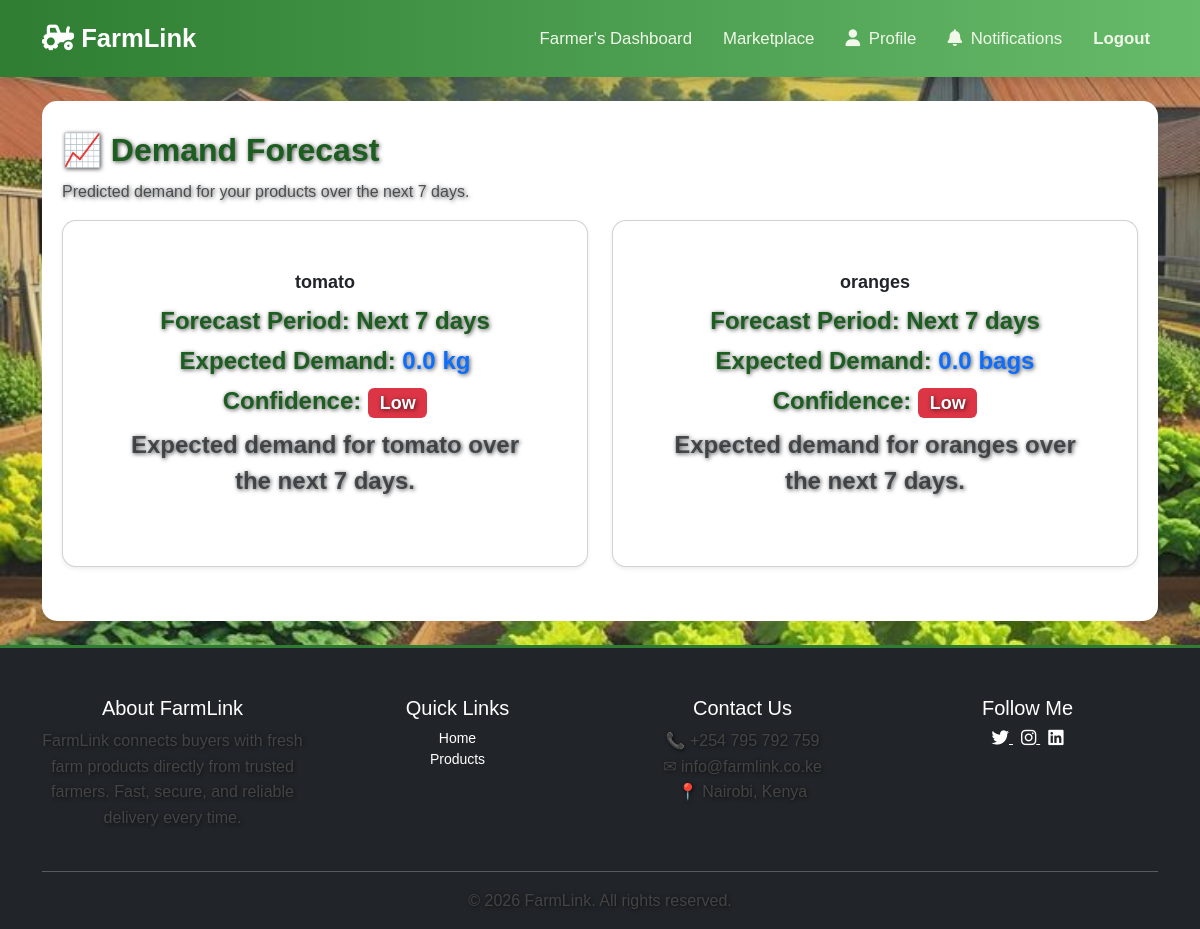
The app's page /ai/demand-forecast/ (signed in) with its own data.
### accounts/models.py (models this page shows, shortened)
class Product(models.Model):
    CATEGORIES = [
        ('vegetables', 'Vegetables'),
        ('fruits', 'Fruits'),
        ('grains', 'Grains'),
        ('dairy', 'Dairy'),
        ('poultry', 'Poultry'),
        ('other', 'Other'),
    ]
    farmer = models.ForeignKey(User, on_delete=models.CASCADE, related_name='products')
    name = models.CharField(max_length=100)
    category = models.CharField(max_length=20, choices=CATEGORIES)
    quantity = models.DecimalField(max_digits=10, decimal_places=2)
    unit = models.CharField(max_length=20, default='kg')
    price_per_unit = models.DecimalField(max_digits=10, decimal_places=2)
    description = models.TextField(blank=True)   # optional improvement
    image = models.ImageField(upload_to='product_images/', blank=True, null=True)
    created_at = models.DateTimeField(auto_now_add=True)
    is_available = models.BooleanField(default=True)

### accounts/views.py (the view)
# urls.py: path('ai/demand-forecast/', views.demand_forecast, name='demand_forecast'),
@login_required
def demand_forecast(request):
    profile = getattr(request.user, 'profile', None)
    if not profile or not profile.is_farmer():
        messages.error(request, 'Access denied.')
        return redirect('home')
    products = Product.objects.filter(farmer=request.user)
    forecasts = []
    for product in products:
        orders = Order.objects.filter(
            product=product,
            status__in=['confirmed', 'in_transit', 'delivered']
        )
        forecasts.append(get_demand_forecast(product, orders))
    return render(request, 'Ai_Services/demand_forecast.html', {
        'forecasts': forecasts
    })

### accounts/context_processors.py (called while the page is built)
def notification_count(request):
    if request.user.is_authenticated:
        unread_count = Notification.objects.filter(
            user=request.user,
            is_read=False
        ).count()
    else:
        unread_count = 0
    return {'unread_count': unread_count,
            'google_maps_key': settings.GOOGLE_MAPS_API_KEY,
            }

### accounts/models.py (called while the page is built)
    def is_farmer(self):
        return self.role == self.ROLE_FARMER

### accounts/templates/Ai_Services/demand_forecast.html (shortened to what this page needs)
{% extends 'base.html' %}
{% block content %}
<div class="container mt-4">
    <h2>📈 Demand Forecast</h2>
    <p class="text-muted">
        Predicted demand for your products over the next 7 days.
    </p>
    {% if forecasts %}
        <div class="row">
            {% for f in forecasts %}
            <div class="col-md-6 mb-4">
                <div class="card shadow-sm">
                    <div class="card-body">
                        <h5 class="card-title">{{ f.product.name }}</h5>
                        <p class="mb-1">
                            <strong>Forecast Period:</strong>
                            {{ f.period }}
                        </p>
                        <p class="mb-1">
                            <strong>Expected Demand:</strong>
                            <span class="text-primary fw-bold">
                                {{ f.forecast }} {{ f.product.unit }}
                            </span>
                        </p>
                        <p class="mb-1">
                            <strong>Confidence:</strong>
                            {% if f.confidence == 'High' %}
                                <span class="badge bg-success">High</span>
                            {% elif f.confidence == 'Medium' %}
                                <span class="badge bg-warning text-dark">Medium</span>
                            {% else %}
                                <span class="badge bg-danger">Low</span>
                            {% endif %}
                        </p>
                        <p class="text-muted mt-2">{{ f.message }}</p>
                    </div>
                </div>
            </div>
            {% endfor %}
        </div>
    {% else %}
        <div class="alert alert-info">
            No products found. Add products to see demand forecasts.
        </div>
    {% endif %}
</div>
{% endblock %}

### static/css/style.css (style rules this page uses)
body { margin: 0; padding: 0; font-family: "Poppins", sans-serif; background-image: url("/static/images/hero-farm.jpeg"); background-size: cover; background-position: center; background-repeat: no-repeat; min-height: 100vh; color: #fff; }
section, h1, h2, h3, p, .btn { position: relative; z-index: 1; text-shadow: 1px 1px 4px rgba(0, 0, 0, 0.7); }
h1, h2, h3 { font-weight: 600; }
.card { flex: 1; background: #fff; padding: 35px; border-radius: 14px; text-align: center; box-shadow: 0 4px 12px rgba(0,0,0,0.08); transition: transform 0.3s ease; }
.container.mt-4 { max-width: 1200px; margin: 0 auto; padding: 30px 20px; font-family: "Poppins", sans-serif; position: relative; z-index: 1; background-color: #fff; border-radius: 15px; }
body { margin: 0; padding: 0; font-family: "Poppins", sans-serif; color: #333; background-color: #f8f9fa; }
h2 { font-size: 32px; font-weight: 700; color: #1b5e20; margin-bottom: 10px; }
p { font-size: 16px; color: #444; }
.card-body h5 { font-size: 18px; font-weight: 600; margin-bottom: 10px; }
.card-body p { font-size: 24px; font-weight: 700; color: #1b5e20; }

### records on screen
Product: product.name "tomato", period "Next 7 days", forecast "0.0", product.unit "kg", message "Expected demand for tomato over the next 7 days."
Product: product.name "oranges", period "Next 7 days", forecast "0.0", product.unit "bags", message "Expected demand for oranges over the next 7 days."
